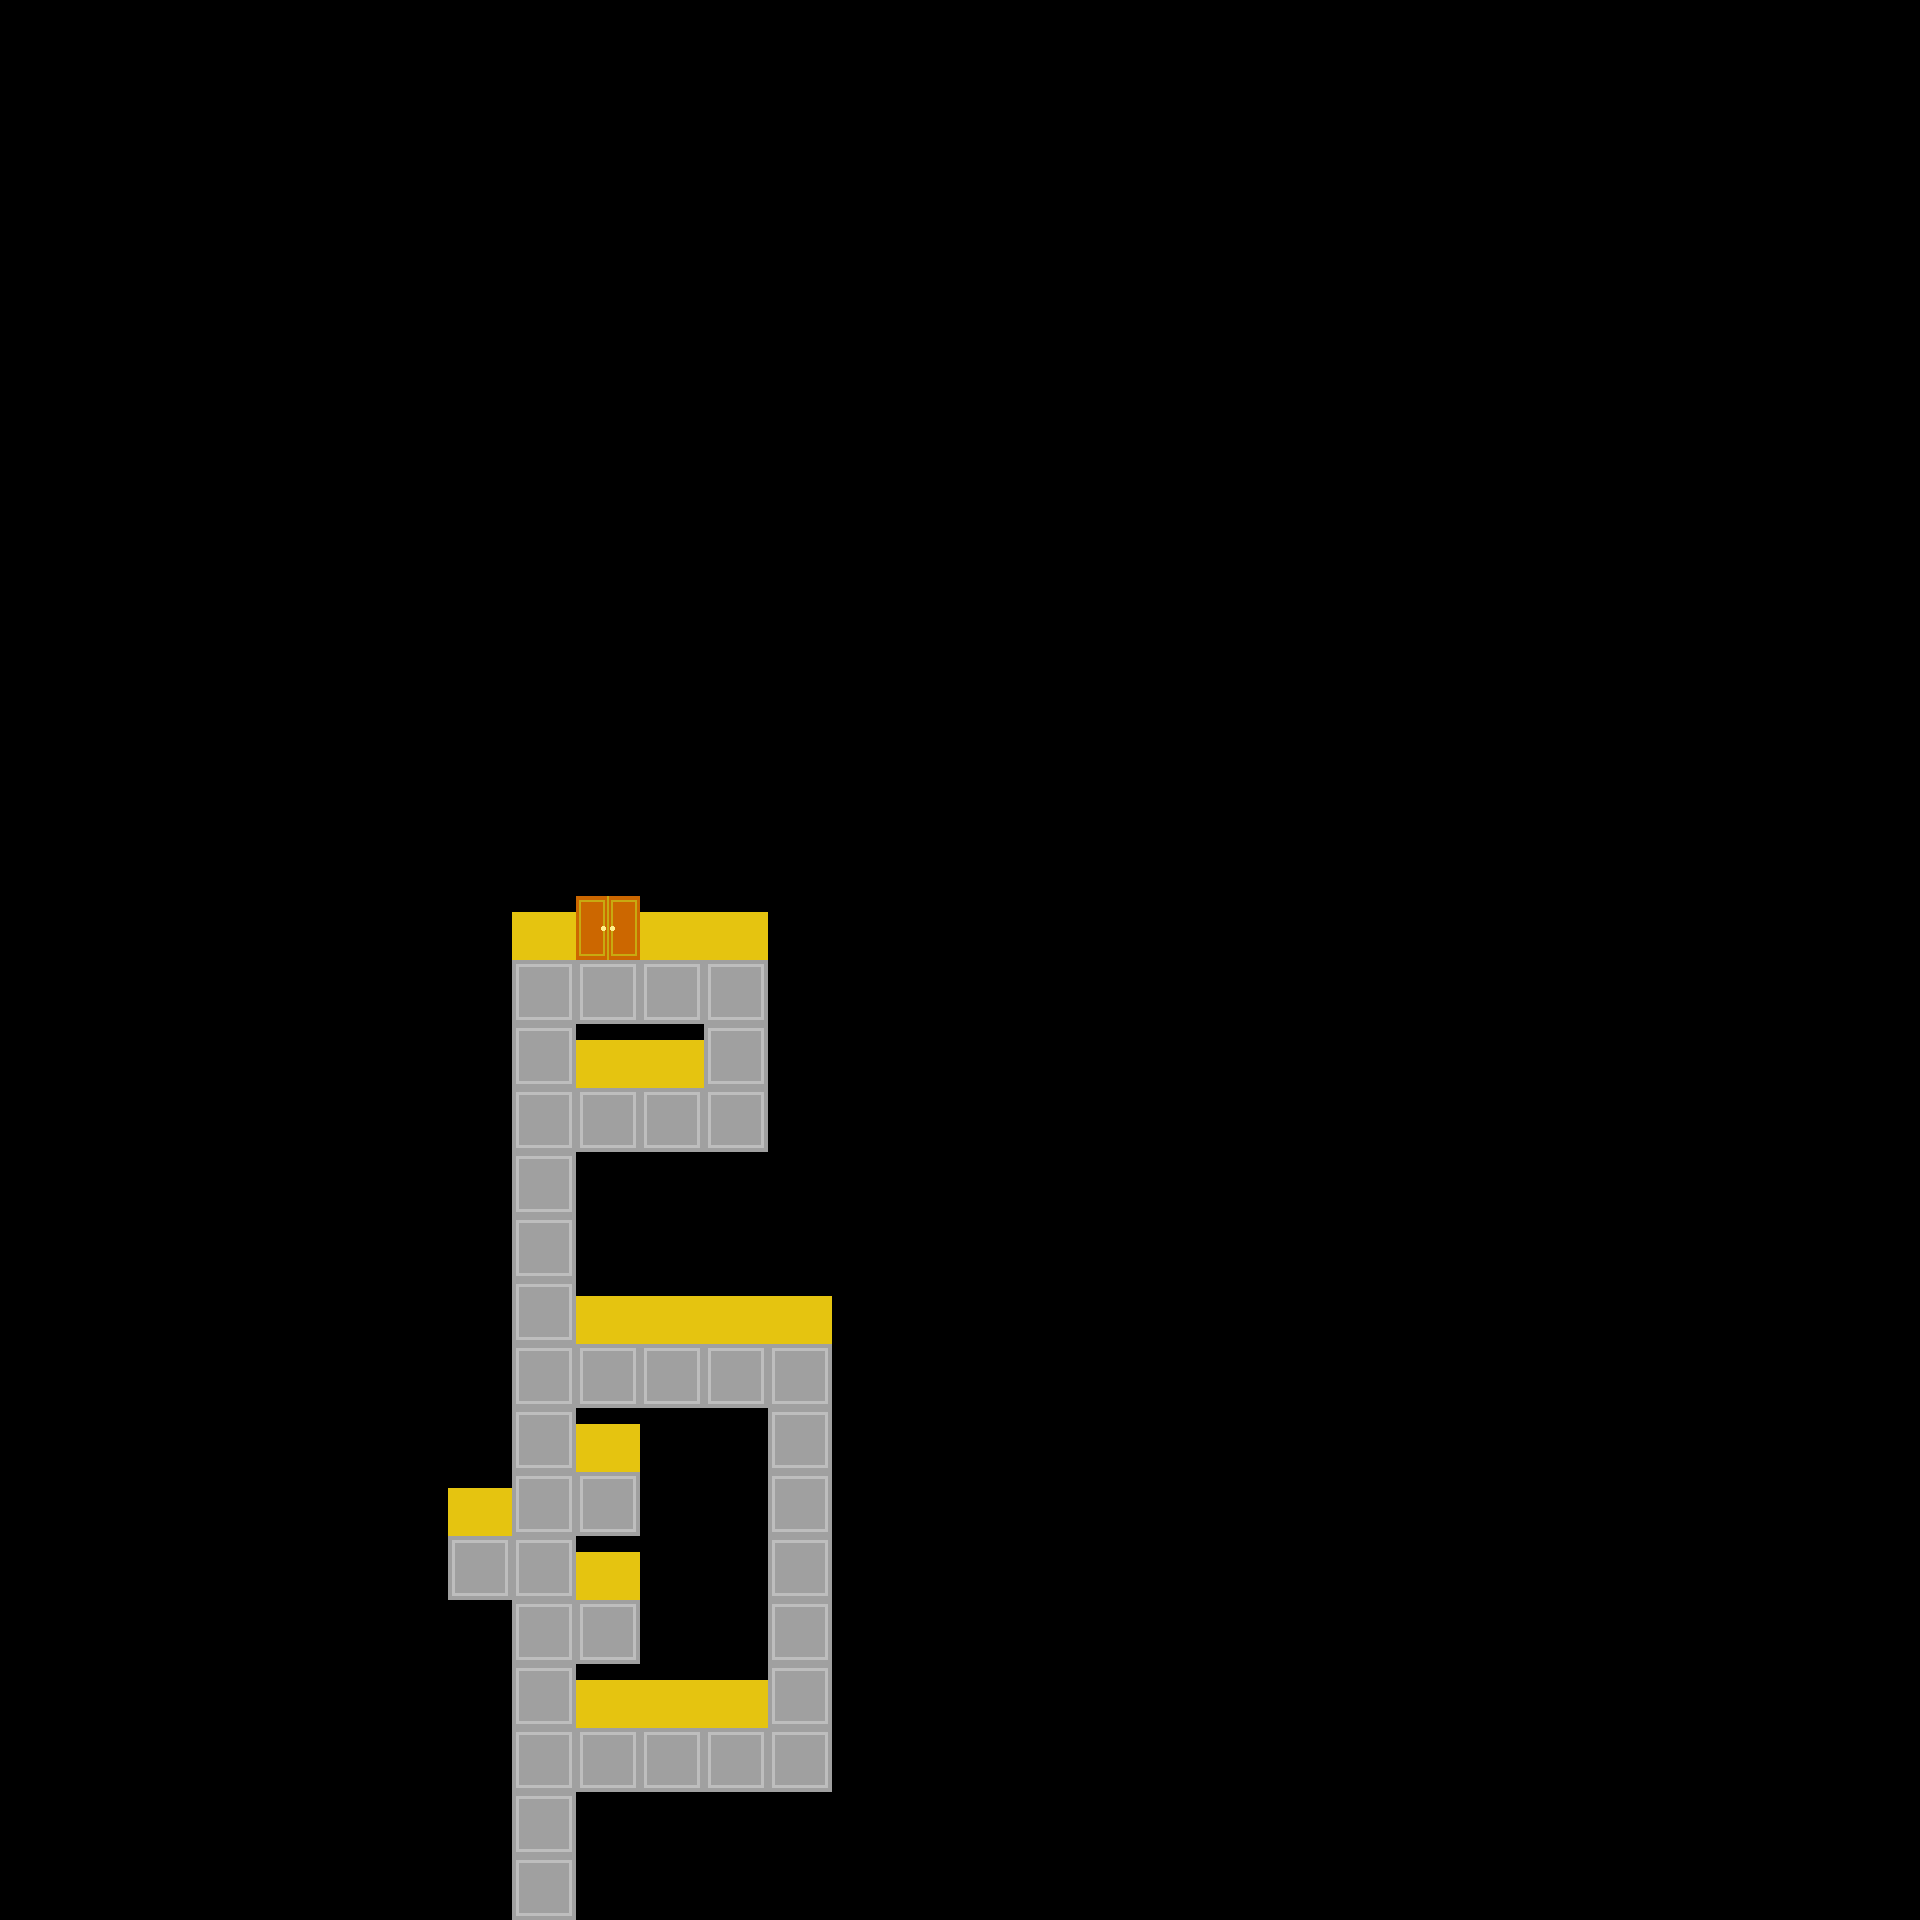

This game map was drawn from its Tiled (.tmx) file and the tilesets committed beside it. A one-line description and the trimmed map source follow:
An orthogonal 30x30 tile map with 64x64 px tiles, 1 tile layer (MAP).

<map version="1.2" tiledversion="1.3.3" orientation="orthogonal" renderorder="right-down" width="30" height="30" tilewidth="64" tileheight="64" infinite="0" nextlayerid="2" nextobjectid="1">
 <tileset firstgid="1" source="tileset_basic.tsx" />
 <layer id="1" name="MAP" width="30" height="30">
  <data>[900 cells, 900 non-empty, 4 distinct tile ids]</data>
 </layer>
</map>
